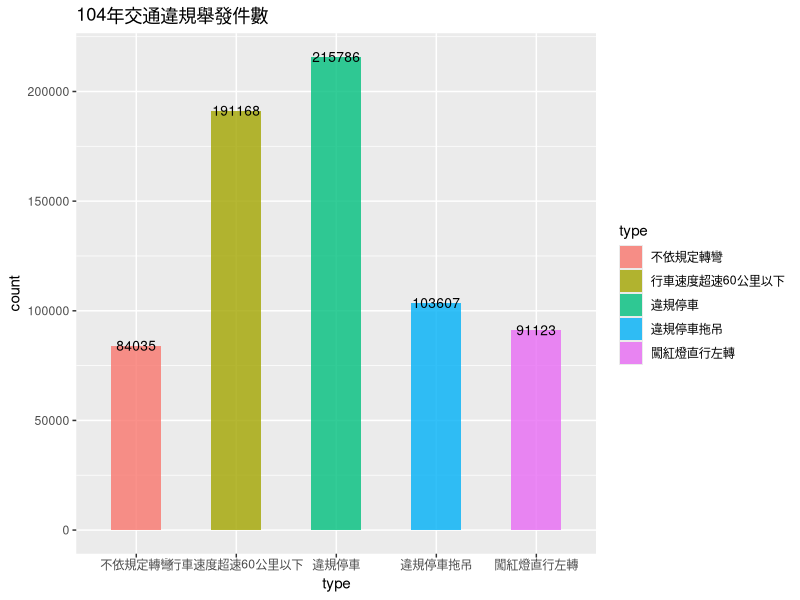
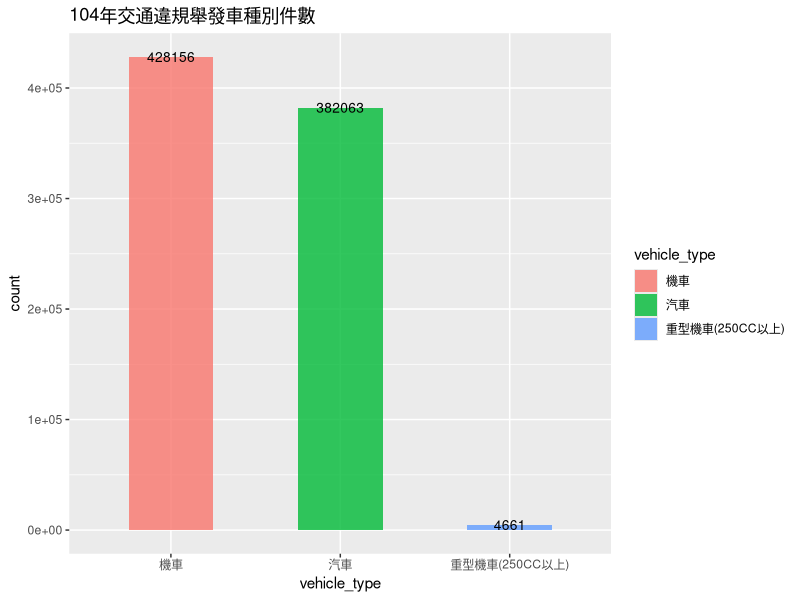
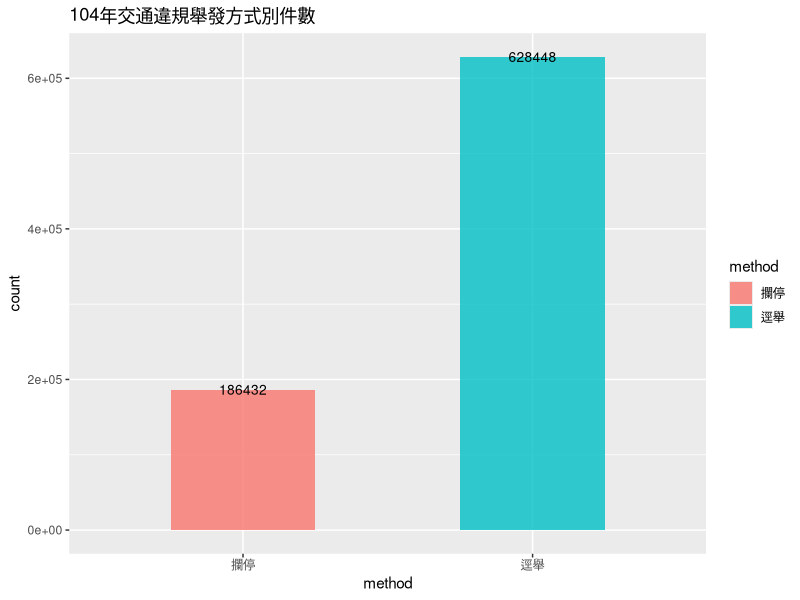
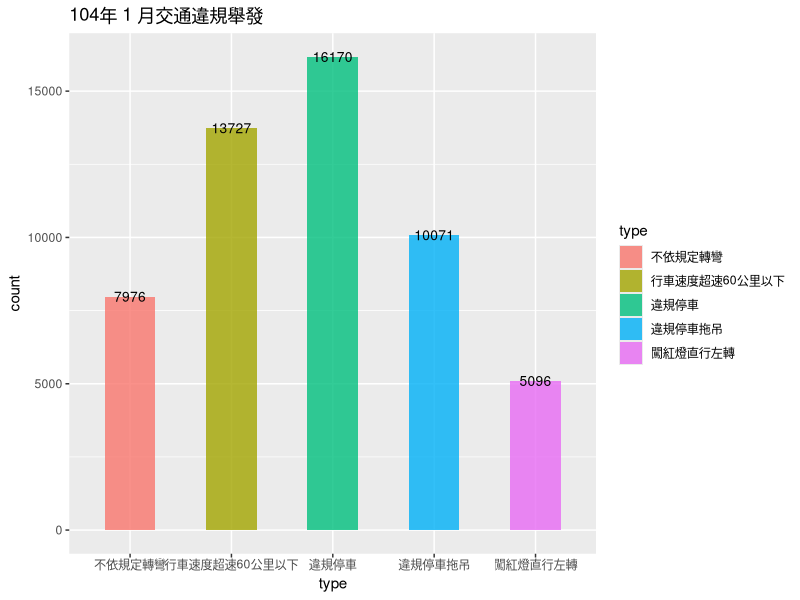
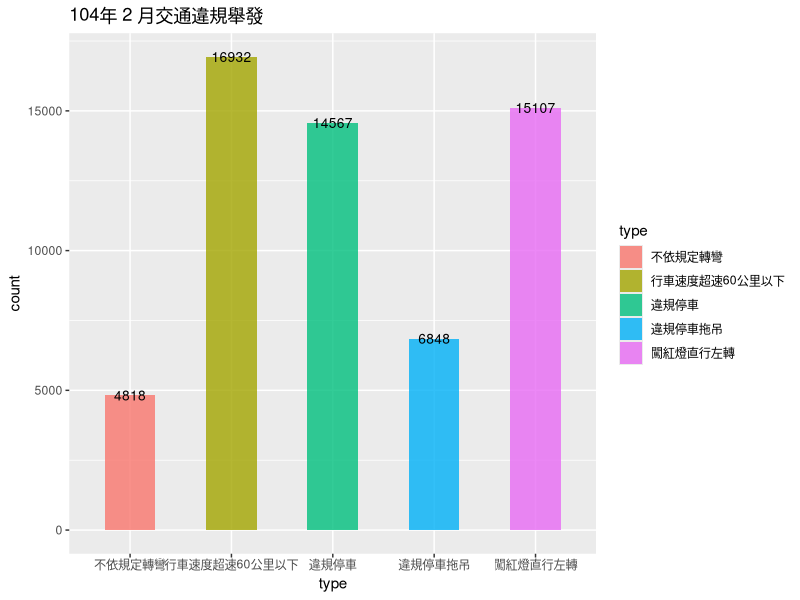
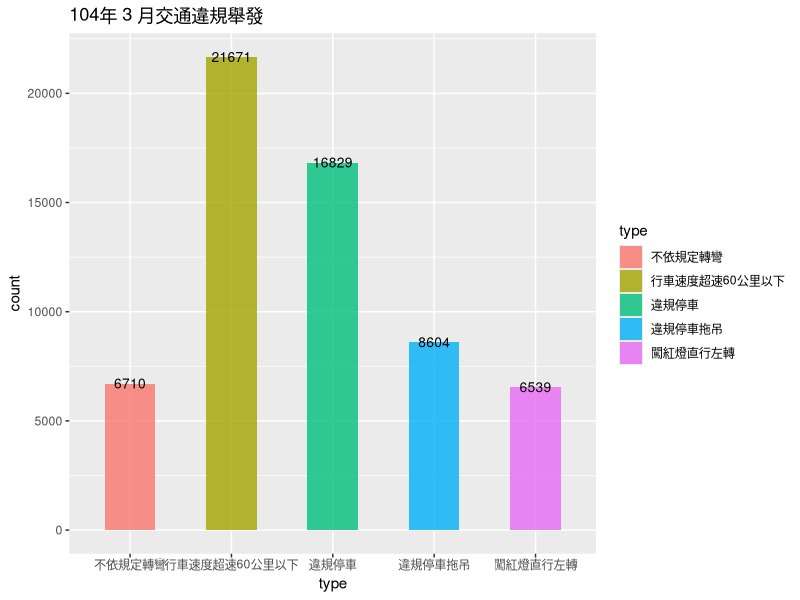
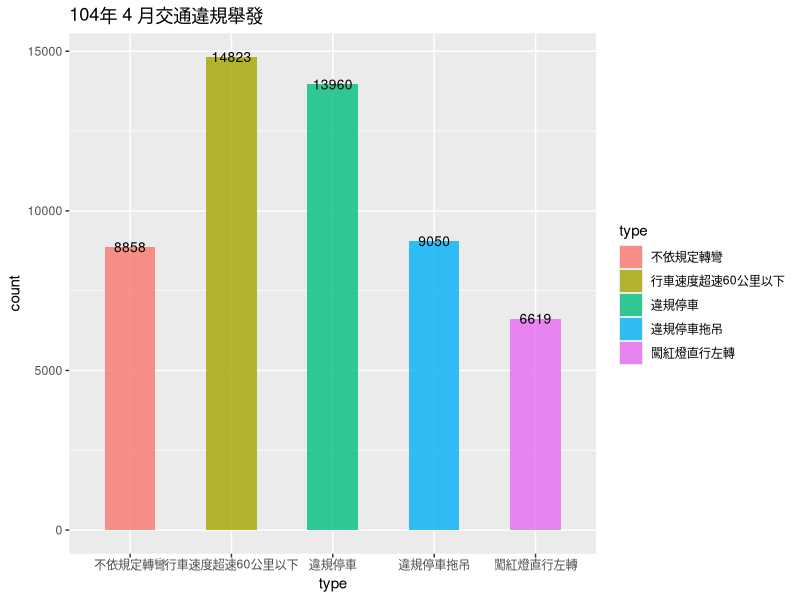
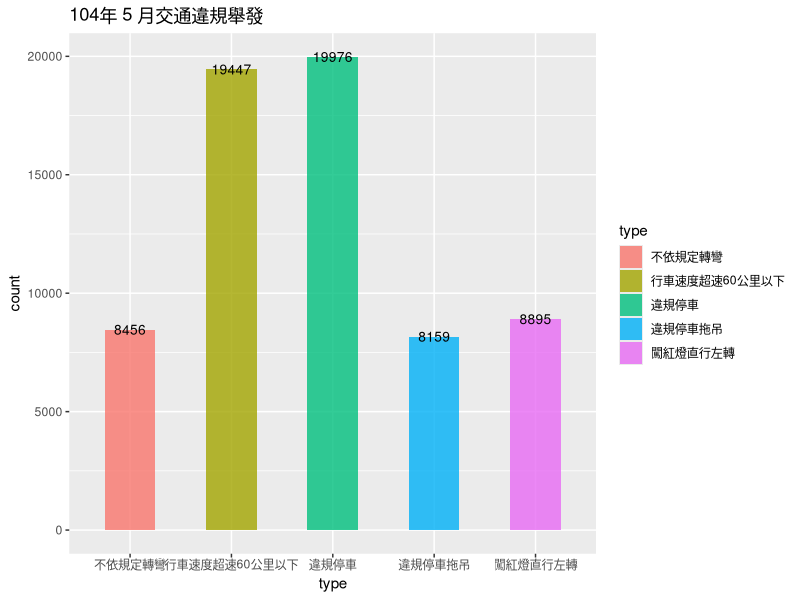

Source code (R) for these figures, in order:
install.packages("dplyr")
install.packages("ggplot2")
library(dplyr)
library(ggplot2)

data <- read.csv("traffic.csv",fileEncoding="big5",stringsAsFactors = F)

type <- data %>%
  filter(year == 104) %>%
  group_by(type) %>%
  summarise(count = sum(count)) %>%
  arrange(desc(count))

vtype <- data %>%
  filter(year == 104) %>%
  group_by(vehicle_type) %>%
  summarise(count = sum(count)) %>%
  arrange(desc(count))

method <- data %>%
  filter(year == 104) %>%
  group_by(method) %>%
  summarise(count = sum(count)) %>%
  arrange(desc(count))


write.csv(type,file = "type.csv",row.names = F,fileEncoding="utf-8")
write.csv(vtype,file = "vtype.csv",row.names = F,fileEncoding="utf-8")
write.csv(method,file = "method.csv",row.names = F,fileEncoding="utf-8")

type_month <- data %>%
  filter(year == 104) %>%
  group_by(month,type) %>%
  summarise(count = sum(count)) %>%
  arrange(desc(count))

vtype_month <- data %>%
  filter(year == 104) %>%
  group_by(month,vehicle_type) %>%
  summarise(count = sum(count)) %>%
  arrange(desc(count))

method_month <- data %>%
  filter(year == 104) %>%
  group_by(month,method) %>%
  summarise(count = sum(count)) %>%
  arrange(desc(count))


write.csv(type_month,file = "type_month.csv",row.names = F,fileEncoding="utf-8")
write.csv(vtype_month,file = "vtype_month.csv",row.names = F,fileEncoding="utf-8")
write.csv(method_month,file = "method_month.csv",row.names = F,fileEncoding="utf-8")

ggplot(type[1:5,],aes(x=type,y =count,fill = type))+
  geom_bar(stat="identity",width=.5,alpha = 0.8) +
  geom_text(aes(label = count),size = 3.5) +
  ggtitle("104年交通違規舉發件數")

ggplot(vtype,aes(x=vehicle_type,y =count,fill = vehicle_type))+
  geom_bar(stat="identity",width=.5,alpha = 0.8) +
  geom_text(aes(label = count),size = 3.5) +
  ggtitle("104年交通違規舉發車種別件數")

ggplot(method,aes(x=method,y =count,fill = method))+
  geom_bar(stat="identity",width=.5,alpha = 0.8) +
  geom_text(aes(label = count),size = 3.5) +
  ggtitle("104年交通違規舉發方式別件數")

top5type <- type[1:5,1]#取出數量前五的種類
top5 <- data.frame()#產生空的框架
for(i in 1:5){
  X <- type_month %>%
    filter(type == as.character(top5type[i,]))
  top5 <- rbind(top5,X)
}#重新取出數量前五種類的資料

bar <- list()#產生空的list
for(i in 1:12){
  X <- ungroup(top5) %>%
    filter(month == i)
  bar[[i]]<- ggplot(X,aes(x=type,y =count,fill = type))+
    geom_bar(stat="identity",width=.5,alpha = 0.8) +
    geom_text(aes(label = count),size = 3.5) +
    ggtitle(paste("104年",i,"月交通違規舉發"))
}#產生1至12月的bars
bar[[1]] 
bar[[2]] 
bar[[3]] 
bar[[4]]
bar[[5]] 
bar[[6]]
bar[[8]]
bar[[9]]
bar[[10]]
bar[[11]]
bar[[12]]
#bars全部畫出

ggplot(top5,aes(x=type,y =count,fill = type))+
  geom_boxplot(alpha = 0.7) +
  ggtitle("104年交通違規盒鬚圖")
#畫出盒鬚圖

trendline <- list() 
for(i in 1:5){
   X <- ungroup(top5) %>%
    filter(type == as.character(top5type[i,]))
  trendline[[i]] <- ggplot(X,aes(x=month,y =count))+
    geom_text(aes(label = count),size = 3.5) +
    geom_line(colour = "darkred",size = 1,alpha=0.8) +
    scale_x_continuous(breaks = 1:12) +
    ggtitle(paste("104年",as.character(top5type[i,]),"趨勢線"))
}#產生前5種類的trendllines
trendline[[1]] 
trendline[[2]] 
trendline[[3]] 
trendline[[4]] 
trendline[[5]] 
#trendllines全部畫出
